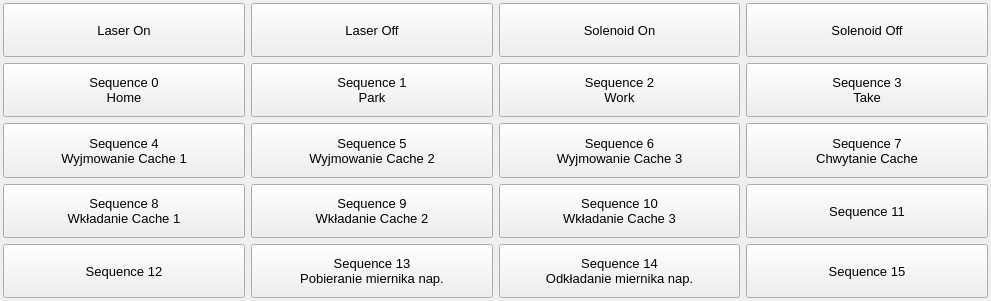
     <widget class="QWidget" name="gridLayoutWidget">
      <property name="geometry">
       <rect>
        <x>910</x>
        <y>120</y>
        <width>991</width>
        <height>301</height>
       </rect>
      </property>
      <layout class="QGridLayout" name="gridLayout">
       <property name="sizeConstraint">
        <enum>QLayout::SetDefaultConstraint</enum>
       </property>
       <property name="leftMargin">
        <number>3</number>
       </property>
       <property name="topMargin">
        <number>3</number>
       </property>
       <property name="rightMargin">
        <number>3</number>
       </property>
       <property name="bottomMargin">
        <number>3</number>
       </property>
       <property name="spacing">
        <number>6</number>
       </property>
       <item row="1" column="1">
        <widget class="QPushButton" name="ManipSeq1Button">
         <property name="sizePolicy">
          <sizepolicy hsizetype="Minimum" vsizetype="Minimum">
           <horstretch>0</horstretch>
           <verstretch>0</verstretch>
          </sizepolicy>
         </property>
         <property name="font">
          <font>
           <pointsize>10</pointsize>
           <weight>50</weight>
           <bold>false</bold>
           <kerning>true</kerning>
          </font>
         </property>
         <property name="text">
          <string>Sequence 1
Park</string>
         </property>
        </widget>
       </item>
       <item row="3" column="2">
        <widget class="QPushButton" name="ManipSeq10Button">
         <property name="sizePolicy">
          <sizepolicy hsizetype="Minimum" vsizetype="Minimum">
           <horstretch>0</horstretch>
           <verstretch>0</verstretch>
          </sizepolicy>
         </property>
         <property name="font">
          <font>
           <pointsize>10</pointsize>
           <weight>50</weight>
           <bold>false</bold>
           <kerning>true</kerning>
          </font>
         </property>
         <property name="text">
          <string>Sequence 10
Wkładanie Cache 3</string>
         </property>
        </widget>
       </item>
       <item row="3" column="3">
        <widget class="QPushButton" name="ManipSeq11Button">
         <property name="sizePolicy">
          <sizepolicy hsizetype="Minimum" vsizetype="Minimum">
           <horstretch>0</horstretch>
           <verstretch>0</verstretch>
          </sizepolicy>
         </property>
         <property name="font">
          <font>
           <pointsize>10</pointsize>
           <weight>50</weight>
           <bold>false</bold>
           <kerning>true</kerning>
          </font>
         </property>
         <property name="text">
          <string>Sequence 11</string>
         </property>
        </widget>
       </item>
       <item row="1" column="2">
        <widget class="QPushButton" name="ManipSeq2Button">
         <property name="sizePolicy">
          <sizepolicy hsizetype="Minimum" vsizetype="Minimum">
           <horstretch>0</horstretch>
           <verstretch>0</verstretch>
          </sizepolicy>
         </property>
         <property name="font">
          <font>
           <pointsize>10</pointsize>
           <weight>50</weight>
           <bold>false</bold>
           <kerning>true</kerning>
          </font>
         </property>
         <property name="text">
          <string>Sequence 2
Work</string>
         </property>
        </widget>
       </item>
       <item row="2" column="2">
        <widget class="QPushButton" name="ManipSeq6Button">
         <property name="sizePolicy">
          <sizepolicy hsizetype="Minimum" vsizetype="Minimum">
           <horstretch>0</horstretch>
           <verstretch>0</verstretch>
          </sizepolicy>
         </property>
         <property name="font">
          <font>
           <pointsize>10</pointsize>
           <weight>50</weight>
           <bold>false</bold>
           <kerning>true</kerning>
          </font>
         </property>
         <property name="text">
          <string>Sequence 6
Wyjmowanie Cache 3</string>
         </property>
        </widget>
       </item>
       <item row="1" column="0">
        <widget class="QPushButton" name="ManipSeq0Button">
         <property name="sizePolicy">
          <sizepolicy hsizetype="Minimum" vsizetype="Minimum">
           <horstretch>0</horstretch>
           <verstretch>0</verstretch>
          </sizepolicy>
         </property>
         <property name="font">
          <font>
           <pointsize>10</pointsize>
           <weight>50</weight>
           <bold>false</bold>
           <kerning>true</kerning>
          </font>
         </property>
         <property name="text">
          <string>Sequence 0
Home</string>
         </property>
        </widget>
       </item>
       <item row="0" column="0">
        <widget class="QPushButton" name="ManipLaserOnButton">
         <property name="sizePolicy">
          <sizepolicy hsizetype="Minimum" vsizetype="Minimum">
           <horstretch>0</horstretch>
           <verstretch>0</verstretch>
          </sizepolicy>
         </property>
         <property name="font">
          <font>
           <pointsize>10</pointsize>
           <weight>50</weight>
           <bold>false</bold>
           <kerning>true</kerning>
          </font>
         </property>
         <property name="text">
          <string>Laser On</string>
         </property>
        </widget>
       </item>
       <item row="1" column="3">
        <widget class="QPushButton" name="ManipSeq3Button">
         <property name="sizePolicy">
          <sizepolicy hsizetype="Minimum" vsizetype="Minimum">
           <horstretch>0</horstretch>
           <verstretch>0</verstretch>
          </sizepolicy>
         </property>
         <property name="font">
          <font>
           <pointsize>10</pointsize>
           <weight>50</weight>
           <bold>false</bold>
           <kerning>true</kerning>
          </font>
         </property>
         <property name="text">
          <string>Sequence 3
Take</string>
         </property>
        </widget>
       </item>
       <item row="0" column="3">
        <widget class="QPushButton" name="ManipSolenoidOffButton">
         <property name="sizePolicy">
          <sizepolicy hsizetype="Minimum" vsizetype="Minimum">
           <horstretch>0</horstretch>
           <verstretch>0</verstretch>
          </sizepolicy>
         </property>
         <property name="font">
          <font>
           <pointsize>10</pointsize>
           <weight>50</weight>
           <bold>false</bold>
           <kerning>true</kerning>
          </font>
         </property>
         <property name="text">
          <string>Solenoid Off</string>
         </property>
        </widget>
       </item>
       <item row="2" column="0">
        <widget class="QPushButton" name="ManipSeq4Button">
         <property name="sizePolicy">
          <sizepolicy hsizetype="Minimum" vsizetype="Minimum">
           <horstretch>0</horstretch>
           <verstretch>0</verstretch>
          </sizepolicy>
         </property>
         <property name="font">
          <font>
           <pointsize>10</pointsize>
           <weight>50</weight>
           <bold>false</bold>
           <kerning>true</kerning>
          </font>
         </property>
         <property name="text">
          <string>Sequence 4
Wyjmowanie Cache 1</string>
         </property>
        </widget>
       </item>
       <item row="2" column="3">
        <widget class="QPushButton" name="ManipSeq7Button">
         <property name="sizePolicy">
          <sizepolicy hsizetype="Minimum" vsizetype="Minimum">
           <horstretch>0</horstretch>
           <verstretch>0</verstretch>
          </sizepolicy>
         </property>
         <property name="font">
          <font>
           <pointsize>10</pointsize>
           <weight>50</weight>
           <bold>false</bold>
           <kerning>true</kerning>
          </font>
         </property>
         <property name="text">
          <string>Sequence 7
Chwytanie Cache</string>
         </property>
        </widget>
       </item>
       <item row="0" column="1">
        <widget class="QPushButton" name="ManipLaserOffButton">
         <property name="sizePolicy">
          <sizepolicy hsizetype="Minimum" vsizetype="Minimum">
           <horstretch>0</horstretch>
           <verstretch>0</verstretch>
          </sizepolicy>
         </property>
         <property name="font">
          <font>
           <pointsize>10</pointsize>
           <weight>50</weight>
           <bold>false</bold>
           <kerning>true</kerning>
          </font>
         </property>
         <property name="text">
          <string>Laser Off</string>
         </property>
        </widget>
       </item>
       <item row="3" column="0">
        <widget class="QPushButton" name="ManipSeq8Button">
         <property name="sizePolicy">
          <sizepolicy hsizetype="Minimum" vsizetype="Minimum">
           <horstretch>0</horstretch>
           <verstretch>0</verstretch>
          </sizepolicy>
         </property>
         <property name="font">
          <font>
           <pointsize>10</pointsize>
           <weight>50</weight>
           <bold>false</bold>
           <kerning>true</kerning>
          </font>
         </property>
         <property name="text">
          <string>Sequence 8
Wkładanie Cache 1</string>
         </property>
        </widget>
       </item>
       <item row="3" column="1">
        <widget class="QPushButton" name="ManipSeq9Button">
         <property name="sizePolicy">
          <sizepolicy hsizetype="Minimum" vsizetype="Minimum">
           <horstretch>0</horstretch>
           <verstretch>0</verstretch>
          </sizepolicy>
         </property>
         <property name="font">
          <font>
           <pointsize>10</pointsize>
           <weight>50</weight>
           <bold>false</bold>
           <kerning>true</kerning>
          </font>
         </property>
         <property name="text">
          <string>Sequence 9
Wkładanie Cache 2</string>
         </property>
        </widget>
       </item>
       <item row="0" column="2">
        <widget class="QPushButton" name="ManipSolenoidOnButton">
         <property name="sizePolicy">
          <sizepolicy hsizetype="Minimum" vsizetype="Minimum">
           <horstretch>0</horstretch>
           <verstretch>0</verstretch>
          </sizepolicy>
         </property>
         <property name="font">
          <font>
           <pointsize>10</pointsize>
           <weight>50</weight>
           <bold>false</bold>
           <kerning>true</kerning>
          </font>
         </property>
         <property name="text">
          <string>Solenoid On</string>
         </property>
        </widget>
       </item>
       <item row="2" column="1">
        <widget class="QPushButton" name="ManipSeq5Button">
         <property name="sizePolicy">
          <sizepolicy hsizetype="Minimum" vsizetype="Minimum">
           <horstretch>0</horstretch>
           <verstretch>0</verstretch>
          </sizepolicy>
         </property>
         <property name="font">
          <font>
           <pointsize>10</pointsize>
           <weight>50</weight>
           <bold>false</bold>
           <kerning>true</kerning>
          </font>
         </property>
         <property name="text">
          <string>Sequence 5
Wyjmowanie Cache 2</string>
         </property>
        </widget>
       </item>
       <item row="4" column="0">
        <widget class="QPushButton" name="ManipSeq12Button">
         <property name="sizePolicy">
          <sizepolicy hsizetype="Minimum" vsizetype="Minimum">
           <horstretch>0</horstretch>
           <verstretch>0</verstretch>
          </sizepolicy>
         </property>
         <property name="font">
          <font>
           <pointsize>10</pointsize>
           <weight>50</weight>
           <bold>false</bold>
           <kerning>true</kerning>
          </font>
         </property>
         <property name="text">
          <string>Sequence 12</string>
         </property>
        </widget>
       </item>
       <item row="4" column="1">
        <widget class="QPushButton" name="ManipSeq13Button">
         <property name="sizePolicy">
          <sizepolicy hsizetype="Minimum" vsizetype="Minimum">
           <horstretch>0</horstretch>
           <verstretch>0</verstretch>
          </sizepolicy>
         </property>
         <property name="font">
          <font>
           <pointsize>10</pointsize>
           <weight>50</weight>
           <bold>false</bold>
           <kerning>true</kerning>
          </font>
         </property>
         <property name="text">
          <string>Sequence 13
Pobieranie miernika nap.</string>
         </property>
        </widget>
       </item>
       <item row="4" column="2">
        <widget class="QPushButton" name="ManipSeq14Button">
         <property name="sizePolicy">
          <sizepolicy hsizetype="Minimum" vsizetype="Minimum">
           <horstretch>0</horstretch>
           <verstretch>0</verstretch>
          </sizepolicy>
         </property>
         <property name="font">
          <font>
           <pointsize>10</pointsize>
           <weight>50</weight>
           <bold>false</bold>
           <kerning>true</kerning>
          </font>
         </property>
         <property name="text">
          <string>Sequence 14
Odkładanie miernika nap.</string>
         </property>
        </widget>
       </item>
       <item row="4" column="3">
        <widget class="QPushButton" name="ManipSeq15Button">
         <property name="sizePolicy">
          <sizepolicy hsizetype="Minimum" vsizetype="Minimum">
           <horstretch>0</horstretch>
           <verstretch>0</verstretch>
          </sizepolicy>
         </property>
         <property name="font">
          <font>
           <pointsize>10</pointsize>
           <weight>50</weight>
           <bold>false</bold>
           <kerning>true</kerning>
          </font>
         </property>
         <property name="text">
          <string>Sequence 15</string>
         </property>
        </widget>
       </item>
      </layout>
     </widget>
